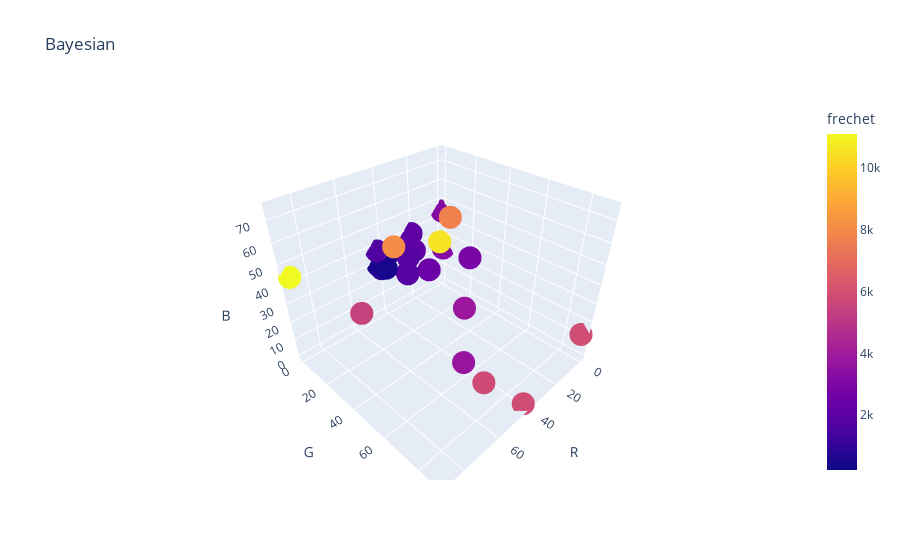

The notebook cell saved with this chart:
### Code cell
trials = list(experiment.trials.values())
bayes_input_df = pd.DataFrame([t.arm.parameters for t in trials])
bayes_output_df = pd.Series([t.objective_mean for t in trials], name="frechet").to_frame()
bayes_df = pd.concat([bayes_input_df, bayes_output_df], axis=1)
bayes_df["best_so_far"] = bayes_df["frechet"].cummin()
px.scatter_3d(bayes_df, x="R", y="G", z="B", color="frechet", title="Bayesian")

### Figure 1 — Plotly figure (JSON) as saved in the notebook; plotly's stock layout.template omitted (floating-point values rounded to 4 significant figures)
{"data": [{"hovertemplate": "R=%{x}<br>G=%{y}<br>B=%{z}<br>frechet=%{marker.color}<extra></extra>", "legendgroup": "", "marker": {"color": [8126, 7725, 10525, 3708, 2915, 5824, 3836, 3127, 1868, 5473, 2082, 2459, 3132, 1824, 2133, 1138, 1680, 227, 687, 5873, 482, 3170, 5859, 454, 958, 461, 11099], "coloraxis": "coloraxis", "symbol": "circle"}, "mode": "markers", "name": "", "scene": "scene", "showlegend": false, "type": "scatter3d", "x": [65, 30, 63, 50, 6, 61, 19, 0, 33, 65, 22, 24, 27, 33, 22, 36, 44, 40, 44, 0, 40, 0, 41, 43, 42, 43, 89], "y": [40, 35, 62, 63, 26, 83, 35, 1, 9, 13, 2, 15, 0, 10, 0, 0, 0, 0, 0, 89, 0, 0, 89, 5, 0, 0, 0], "z": [65, 63, 75, 12, 29, 23, 9, 22, 24, 19, 30, 25, 20, 34, 39, 34, 38, 31, 30, 13, 29, 44, 0, 30, 27, 31, 44]}], "layout": {"coloraxis": {"colorbar": {"title": {"text": "frechet"}}, "colorscale": [[0, "#0d0887"], [0.1111, "#46039f"], [0.2222, "#7201a8"], [0.3333, "#9c179e"], [0.4444, "#bd3786"], [0.5556, "#d8576b"], [0.6667, "#ed7953"], [0.7778, "#fb9f3a"], [0.8889, "#fdca26"], [1, "#f0f921"]]}, "legend": {"tracegroupgap": 0}, "scene": {"domain": {"x": [0, 1], "y": [0, 1]}, "xaxis": {"title": {"text": "R"}}, "yaxis": {"title": {"text": "G"}}, "zaxis": {"title": {"text": "B"}}}, "title": {"text": "Bayesian"}}}
